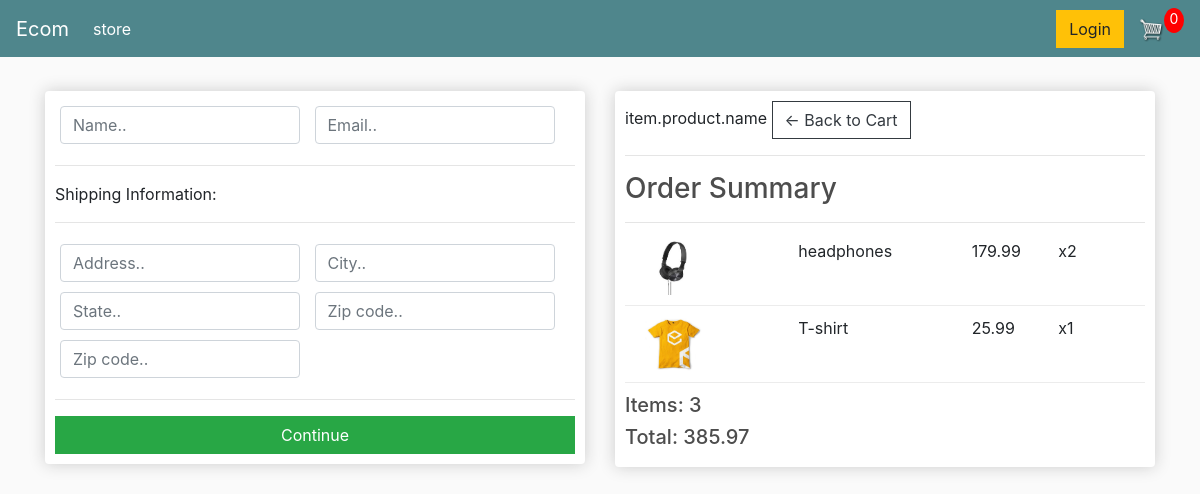
The app's page /checkout (signed in), older data.
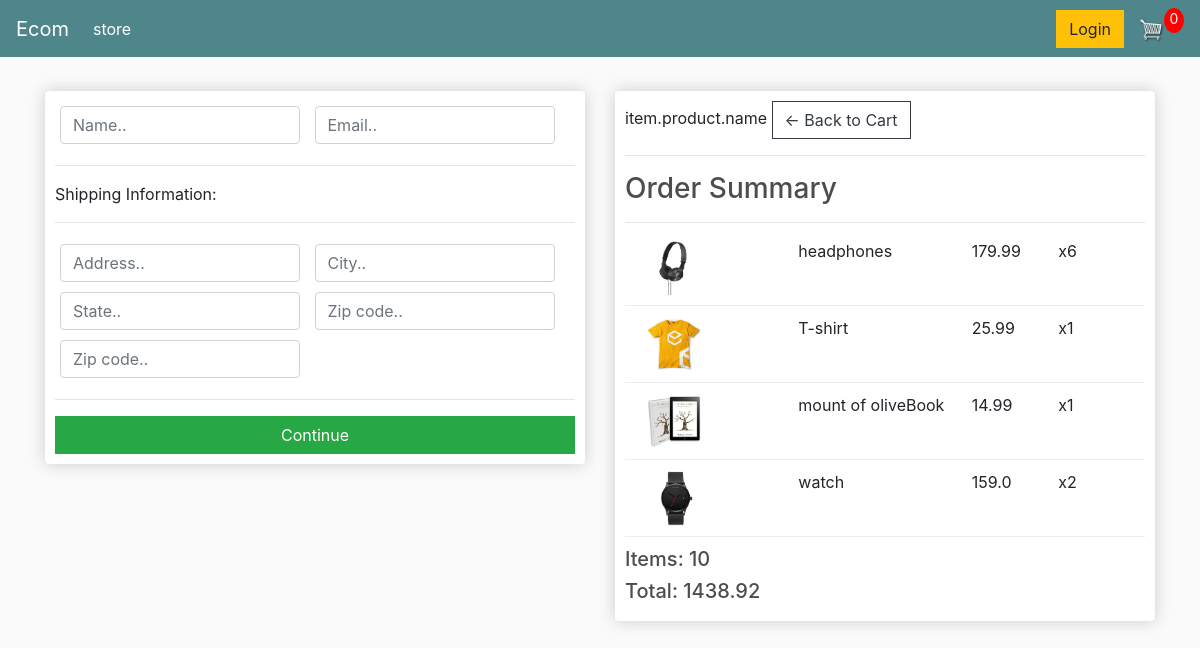
The same page, newer data.
### store/models.py (models this page shows, shortened)
class OrderItem(models.Model):
    product= models.ForeignKey(Product, on_delete=models.SET_NULL, null=True)
    order= models.ForeignKey(Order, on_delete=models.SET_NULL, null=True)
    quantity = models.IntegerField(default=0, null=True, blank=True)
    date_added= models.DateTimeField(auto_now_add=True)
    def get_total(self):
        total=self.product.price* self.quantity
        return  total

class Product(models.Model):
    name=models.CharField(max_length=200, null=True)
    price=models.FloatField()
    digital=models.BooleanField(default=False, null=True, blank=False)
    image=models.ImageField(null=True, blank=True)
    @property
    def imageURL(self):
        try:
            url=self.image.url
        except:
            url=''
        return url

class Order(models.Model):
    customer= models.ForeignKey(Customer, on_delete=models.SET_NULL, null=True, blank=True)
    date_ordered=models.DateTimeField(auto_now_add=True)
    complete= models.BooleanField(default=False)
    transaction_id=models.CharField(max_length=100, null =True )
    @property
    def get_cart_total(self):
        orderitems= self.orderitem_set.all()
        total = sum([item.get_total() for item in orderitems])
        return total
    @property
    def get_item_total(self):
        orderitems= self.orderitem_set.all()
        total=sum([item.quantity for item in orderitems])
        return total

### store/views.py (the view)
# urls.py: path("checkout", views.checkout, name="checkout" ),
def checkout(request):
    if request.user.is_authenticated:
        customer=request.user.customer
        order,created=Order.objects.get_or_create(customer=customer, complete=False)
        items= order.orderitem_set.all()
    else :
        items=[]
        order={'get_cart_total': 0, 'get_item_total':0}
    context={'items':items, 'order': order }
    return render(request,'checkout.html', context)

### store/templates/store/checkout.html (shortened to what this page needs)
{% extends 'store/main.html' %}
{% load static %}
{% block content %}
     <div class="row">
		<div class="col-lg-6">
			<div class="box-element" id="form-wrapper">
				<form id="form">
					<div id="user-info">
						<div class="form-field">
							<input required class="form-control" type="text" name="name" placeholder="Name..">
						</div>
						<div class="form-field">
							<input required class="form-control" type="email" name="email" placeholder="Email..">
						</div>
					</div>
					<div id="shipping-info">
						<hr>
						<p>Shipping Information:</p>
						<hr>
						<div class="form-field">
							<input class="form-control" type="text" name="address" placeholder="Address..">
						</div>
						<div class="form-field">
							<input class="form-control" type="text" name="city" placeholder="City..">
						</div>
						<div class="form-field">
							<input class="form-control" type="text" name="state" placeholder="State..">
						</div>
						<div class="form-field">
							<input class="form-control" type="text" name="zipcode" placeholder="Zip code..">
						</div>
						<div class="form-field">
							<input class="form-control" type="text" name="country" placeholder="Zip code..">
						</div>
					</div>
					<hr>
					<input id="form-button" class="btn btn-success btn-block" type="submit" value="Continue">
				</form>
			</div>
			<br>
		</div>
		<div class="col-lg-6">
			<div class="box-element">item.product.name
				<a  class="btn btn-outline-dark" href="{% url 'cart' %}">&#x2190; Back to Cart</a>
				<hr>
				<h3>Order Summary</h3>
				<hr>
				{% for item in items %}
				<div class="cart-row">
					<div style="flex:2"><img class="row-image" src="{{item.product.imageURL}}"></div>
					<div style="flex:2"><p>{{item.product.name}}</p></div>
					<div style="flex:1"><p>{{item.product.price}}</p></div>
					<div style="flex:1"><p>x{{item.quantity}}</p></div>
				</div>
				{% endfor %}
				<h5>Items: {{order.get_item_total}}</h5>
				<h5>Total: {{order.get_cart_total}}</h5>
			</div>
		</div>
	</div>
{% endblock content %}

Row changes from the older to the newer data that the page shows:
changed OrderItem "headphones": quantity "2" → "6"
added OrderItem: product.imageURL (picture), product.name "mount of oliveBook", product.price "14.99", quantity "1"
added OrderItem: product.imageURL (picture), product.name "watch", product.price "159.0", quantity "2"
changed through a linked row, Order: get_item_total "3" → "10"; get_cart_total "385.97" → "1438.92"
